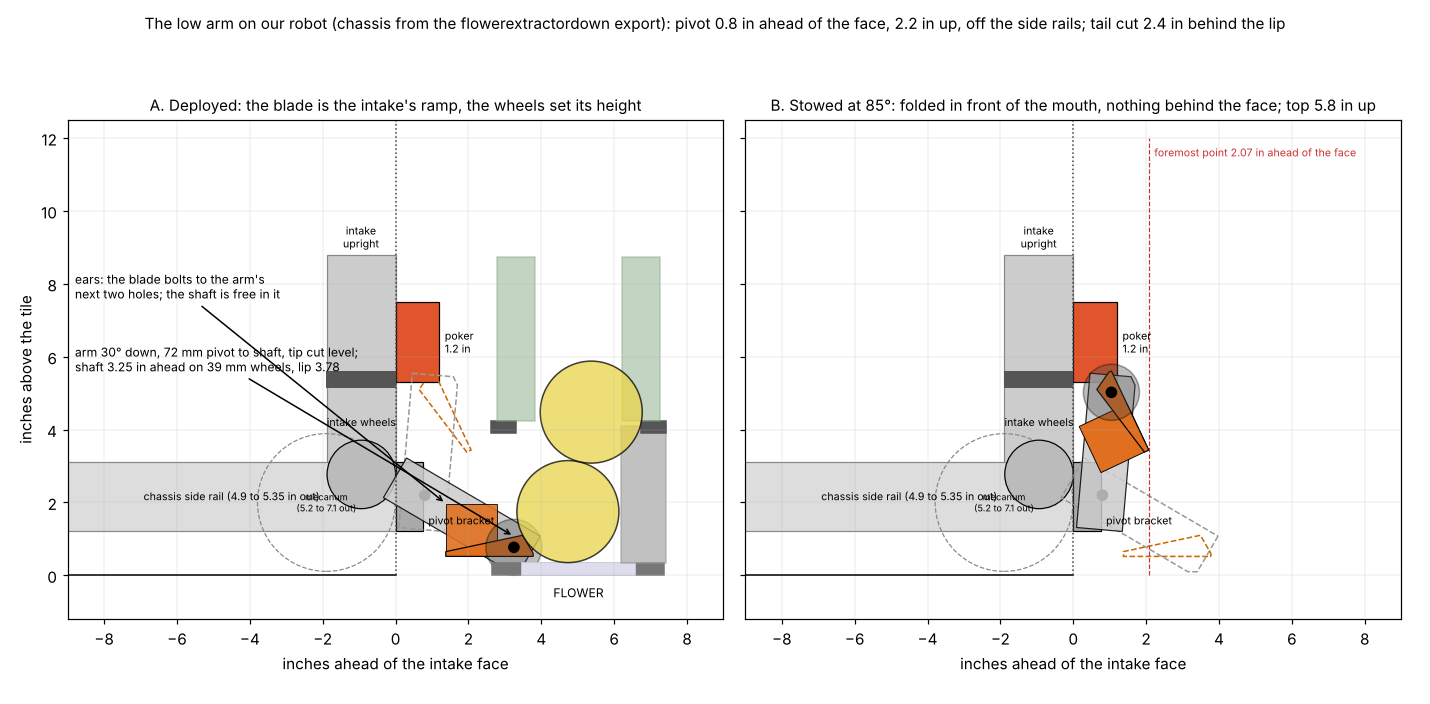

Write Python code to recreate this figure.
"""The low arm: the FLOWER stick as the intake's front ramp, pivoting low at the chassis front like the robot in the
October 25 photo, drawn against the robot's own geometry from the "flowerextractordown" export. Inches ahead of the intake
face, left of centre, up from the tile.

    python3 cad/modules/flower-stick-proto/low_arm.py      # low_arm.png, page/low_arm.json

The geometry (all on goBILDA's 24 mm pattern):
- pivot 0.5 in ahead of the face, 2.2 in up, on a bracket off the front end of each chassis side rail (the rails end at the
  face line, 4.9 to 5.35 in off centre, 1.2 to 3.1 in up); the arms are 5-hole lowside U-channels (144 mm) standing on
  edge at 3.95 to 4.45 in off centre, inner faces at the blade's ends;
- the shaft hole 72 mm (3 holes) down the arm from the pivot: the arm sits 30 deg below horizontal with the shaft 0.77 in up
  on 39 mm wheels keyed to the shaft outboard of the arms; the shaft turns in the arms' 8x14x4 bearings;
- the blade (the wide mountain, 7.9 in) is bolted to the arms through ears over the arm's next two holes, so its angle
  comes from the arm and the shaft only carries the wheels (the blade's bore is a free 8.6 mm);
- stowed, the arm stands 95 deg (5 deg back from vertical) with the blade folded up in front of the intake mouth;
- the poker on the intake's top channel reaches 1.0 in (the face is 3.47 in behind the lip here).
"""
import os, json, math, numpy as np
import matplotlib; matplotlib.use("Agg"); import matplotlib.pyplot as plt
from matplotlib.patches import Polygon, Circle, Rectangle
from shapely.geometry import Polygon as SPoly, Point
HERE = os.path.dirname(os.path.abspath(__file__))
MOUNTAIN = json.load(open(os.path.join(HERE, "page", "mountain_profile.json")))
HOLE = 24 / 25.4
PIVOT = np.array([0.8, 2.2]); L = 3 * HOLE; SHAFT_Z = 0.77; WHEEL_R = 0.77; SHAFT_BACK = 0.53; TAIL_CUT = 2.4; EAR = (1.0, 2.4, 1.45)
ARM_W = 32 / 25.4; ARM_Y = (3.95, 4.45); WHEEL_Y = (4.45, 4.95); STOW_DEG = 85.0; POKER = (1.2, 5.3, 7.5)
ang_dep = -math.asin((PIVOT[1] - SHAFT_Z) / L); ang_stow = math.radians(STOW_DEG)
def at(ang): return PIVOT + L * np.array([math.cos(ang), math.sin(ang)])
shaft = at(ang_dep); lip = shaft[0] + SHAFT_BACK
def rot(P, c, a):
    co, si = math.cos(a), math.sin(a); q = np.asarray(P) - c; return c + np.c_[co * q[:, 0] - si * q[:, 1], si * q[:, 0] + co * q[:, 1]]
def arm_poly(ang):
    """the channel from one hole behind the pivot to 12 mm past the shaft hole, its tip's lower corner cut off level with 0.1 in up
    when deployed (a 32 mm channel ending at a shaft 0.77 in up would dig into the tile otherwise)"""
    d = np.array([math.cos(ang), math.sin(ang)]); n = np.array([-d[1], d[0]]) * ARM_W / 2
    a, b = PIVOT - d * HOLE, PIVOT + d * (L + 12 / 25.4); poly = SPoly([a + n, b + n, b - n, a - n])
    cut = SPoly([(-20, 0.1), (20, 0.1), (20, 30), (-20, 30)])         # in the deployed pose: keep what is above 0.1 in
    dep = rot(np.array(poly.exterior.coords), PIVOT, ang_dep - ang); kept = SPoly(dep).intersection(cut)
    return rot(np.array(kept.exterior.coords), PIVOT, ang - ang_dep)
# the blade: the mountain with its tail cut off TAIL_CUT behind the lip (a vertical drop; the model says it feeds the same,
# page/tailcut_scan.js), which is what the folded overhang wants
_pts = [[x, z] for x, z in MOUNTAIN if x <= TAIL_CUT]
for _i in range(len(MOUNTAIN) - 1):
    (_x0, _z0), (_x1, _z1) = MOUNTAIN[_i], MOUNTAIN[_i + 1]
    if _x0 <= TAIL_CUT <= _x1: _pts.append([TAIL_CUT, _z0 + (_z1 - _z0) * (TAIL_CUT - _x0) / (_x1 - _x0)]); break
blade_dep = np.array([[lip - x, z] for x, z in _pts] + [[lip - TAIL_CUT, 0.52], [lip, 0.52]])
# the ears: a vertical wall at each end, EAR[0] to EAR[1] behind the lip and EAR[2] up from the bottom, over the arm's second hole
ear_dep = np.array([[lip - EAR[0], 0.52], [lip - EAR[1], 0.52], [lip - EAR[1], 0.52 + EAR[2]], [lip - EAR[0], 0.52 + EAR[2]]])
a_fold = ang_stow - ang_dep
blade_stow, ear_stow, shaft_stow = rot(blade_dep, PIVOT, a_fold), rot(ear_dep, PIVOT, a_fold), at(ang_stow)
def first_contact(poly, ball=(-0.29, 1.75), r=1.4):
    P = SPoly(poly); ox = 14.0
    while ox > -5 and P.distance(Point(ox + ball[0], ball[1])) > r: ox -= 0.01
    return ox
STOP = 1.18
def flower(ax, ox, balls):
    ax.add_patch(Rectangle((ox - 2.36, 0), 4.72, 0.35, color="#777")); ax.add_patch(Rectangle((ox - 1.54, 0), 3.08, 0.35, color="#dde"))
    ax.add_patch(Rectangle((ox + STOP, 0.35), 1.22, 3.75, color="#999", alpha=0.6))
    for sg in (1, -1):
        x0, x1 = sorted([ox + sg * 1.71, ox + sg * 2.41]); ax.add_patch(Rectangle((x0, 3.90), x1 - x0, 0.35, color="#555"))
        ax.add_patch(Rectangle((ox + sg * 1.72 - 0.525, 4.25), 1.05, 4.5, color="#8a8", alpha=0.5))
    for (bx, bz) in balls: ax.add_patch(Circle((ox + bx, bz), 1.4, fc="#e8d44a", ec="k", alpha=0.75))
    ax.text(ox, -0.6, "FLOWER", ha="center", fontsize=8)
def robot(ax):
    ax.plot([-9, 0], [0, 0], color="k", lw=1); ax.plot([0, 0], [0, 14], color="#444", lw=1, ls=":")
    ax.add_patch(Rectangle((-15.1, 1.22), 15.1, 1.89, fc="#ddd", ec="#888", lw=0.8)); ax.text(-4.5, 2.17, "chassis side rail (4.9 to 5.35 in out)", fontsize=7, va="center", ha="center")
    ax.add_patch(Rectangle((-1.89, 3.11), 1.89, 5.67, fc="#ccc", ec="#888", lw=0.8)); ax.text(-0.95, 9.0, "intake\nupright", fontsize=7, ha="center")
    ax.add_patch(Circle((-1.9, 2.0), 1.89, fc="none", ec="#888", lw=0.8, ls="--")); ax.text(-1.9, 2.0, "mecanum\n(5.2 to 7.1 out)", fontsize=6, ha="center", va="center")
    ax.add_patch(Circle((-0.94, 2.77), 0.94, fc="#bbb", ec="k", lw=0.8)); ax.text(-0.94, 4.1, "intake wheels", fontsize=7, ha="center")
    ax.add_patch(Rectangle((-1.9, 7.03 - 1.9), 1.9, 0.48, fc="#555")); 
    ax.add_patch(Rectangle((0, POKER[1]), POKER[0], POKER[2] - POKER[1], fc="#e0552b", ec="k", lw=0.8)); ax.text(POKER[0] + 0.15, 6.4, f"poker\n{POKER[0]} in", fontsize=7, va="center")
    ax.add_patch(Rectangle((0.0, 1.22), 0.75, 1.89, fc="#aaa", ec="k", lw=0.8)); ax.text(0.9, 1.4, "pivot bracket", fontsize=7)
    ax.add_patch(Circle(tuple(PIVOT), 0.16, fc="k"))
fig, axes = plt.subplots(1, 2, figsize=(13, 6.4), sharey=True)
balls = [(-0.29, 1.75), (0.35, 4.48)]
ax = axes[0]; robot(ax)
ax.add_patch(Polygon(arm_poly(ang_stow), fc="none", ec="#999", ls="--", lw=1)); ax.add_patch(Polygon(blade_stow, fc="none", ec="#c60", ls="--", lw=1))
ax.add_patch(Polygon(arm_poly(ang_dep), fc="#ccc", ec="k", lw=0.8, alpha=0.85)); ax.add_patch(Polygon(ear_dep, fc="#e07020", ec="k", lw=0.6, alpha=0.9))
ax.add_patch(Polygon(blade_dep, fc="#e07020", ec="k", lw=0.8)); ax.add_patch(Circle(tuple(shaft), WHEEL_R, fc="#444", ec="k", alpha=0.35)); ax.add_patch(Circle(tuple(shaft), 0.16, fc="k"))
ox = first_contact(blade_dep); flower(ax, ox, balls)
ax.annotate(f"arm {math.degrees(-ang_dep):.0f}° down, 72 mm pivot to shaft, tip cut level;\nshaft {shaft[0]:.2f} in ahead on 39 mm wheels, lip {lip:.2f}", (shaft[0], shaft[1] + 0.3), (-8.8, 5.6), fontsize=8, arrowprops=dict(arrowstyle="->"))
ax.annotate("ears: the blade bolts to the arm's\nnext two holes; the shaft is free in it", (ear_dep[2][0], ear_dep[2][1]), (-8.8, 7.6), fontsize=8, arrowprops=dict(arrowstyle="->"))
ax.set_title("A. Deployed: the blade is the intake's ramp, the wheels set its height", fontsize=10)
ax = axes[1]; robot(ax)
ax.add_patch(Polygon(arm_poly(ang_dep), fc="none", ec="#999", ls="--", lw=1)); ax.add_patch(Polygon(blade_dep, fc="none", ec="#c60", ls="--", lw=1))
ax.add_patch(Polygon(arm_poly(ang_stow), fc="#ccc", ec="k", lw=0.8, alpha=0.85)); ax.add_patch(Polygon(ear_stow, fc="#e07020", ec="k", lw=0.6)); ax.add_patch(Polygon(blade_stow, fc="#e07020", ec="k", lw=0.8))
ax.add_patch(Circle(tuple(shaft_stow), WHEEL_R, fc="#444", ec="k", alpha=0.35)); ax.add_patch(Circle(tuple(shaft_stow), 0.16, fc="k"))
front = max(blade_stow[:, 0].max(), shaft_stow[0] + WHEEL_R, arm_poly(ang_stow)[:, 0].max()); top = max(blade_stow[:, 1].max(), shaft_stow[1] + WHEEL_R)
ax.plot([front, front], [0, 12], color="#c33", lw=0.8, ls="--"); ax.text(front + 0.15, 11.5, f"foremost point {front:.2f} in ahead of the face", fontsize=7, color="#c33")
ax.set_title(f"B. Stowed at {STOW_DEG:.0f}°: folded in front of the mouth, nothing behind the face; top {top:.1f} in up", fontsize=10)
for ax in axes:
    ax.set_xlim(-9.0, 9.0); ax.set_ylim(-1.2, 12.5); ax.set_aspect("equal"); ax.set_xlabel("inches ahead of the intake face"); ax.grid(True, lw=0.3, alpha=0.5)
axes[0].set_ylabel("inches above the tile")
fig.suptitle(f"The low arm on our robot (chassis from the flowerextractordown export): pivot {PIVOT[0]} in ahead of the face, {PIVOT[1]} in up, off the side rails; tail cut {TAIL_CUT} in behind the lip", fontsize=10)
fig.tight_layout(); fig.savefig(os.path.join(HERE, "low_arm.png"), dpi=110)
out = {"pivot": PIVOT.tolist(), "L": L, "hole": HOLE, "shaft_z": SHAFT_Z, "wheel_r": WHEEL_R, "shaft_back": SHAFT_BACK, "arm_w": ARM_W, "arm_y": ARM_Y, "wheel_y": WHEEL_Y,
       "ang_dep_deg": math.degrees(ang_dep), "stow_deg": STOW_DEG, "shaft_dep": shaft.tolist(), "lip_ahead": lip, "shaft_stow": shaft_stow.tolist(), "stowed_front": front, "stowed_top": top,
       "poker": POKER, "tail_cut": TAIL_CUT, "ear": EAR, "ear_dep": ear_dep.tolist(), "blade_stow": blade_stow.tolist(), "ear_stow": ear_stow.tolist(), "stowed_dir": [math.cos(ang_stow), math.sin(ang_stow)]}
print(f"deployed: arm {math.degrees(-ang_dep):.1f} deg, shaft ({shaft[0]:.2f}, {shaft[1]:.2f}), lip {lip:.2f} ahead of the face, FLOWER centre at first contact {ox:.2f}")
back = min(blade_stow[:, 0].min(), ear_stow[:, 0].min(), arm_poly(ang_stow)[:, 0].min(), shaft_stow[0] - WHEEL_R)
out["stowed_back"] = back; out["blade_dep"] = blade_dep.tolist(); out["arm_dep"] = arm_poly(ang_dep).tolist(); out["arm_stow"] = arm_poly(ang_stow).tolist()
print(f"stowed at {STOW_DEG} deg: shaft ({shaft_stow[0]:.2f}, {shaft_stow[1]:.2f}), foremost point {front:.2f} ahead of the face, rearmost {back:.2f}, top {top:.2f}; chassis plates end at -15.0, mecanums at -15.4, the launcher concept's belt at -17.62")
json.dump(out, open(os.path.join(HERE, "page", "low_arm.json"), "w"), indent=1)
